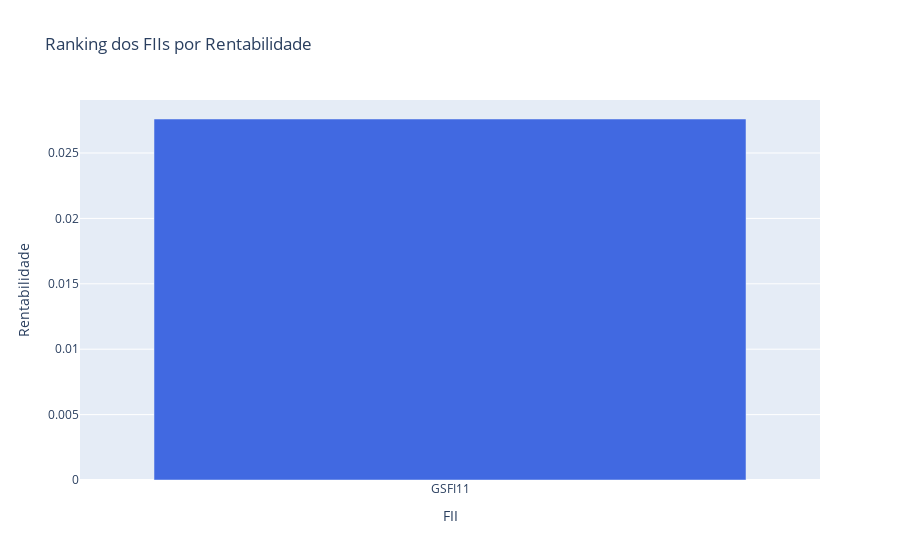

Notebook cell for this chart:
### Markdown cell above
#### Gráfico de barras - Ranking de FIIs pela rentabilidade

### Code cell
import plotly.graph_objects as go

# Ordena os FIIs por rentabilidade
df_top_rent = df_filtrado.nlargest(10, 'RENTABILIDADE')

fig = go.Figure(data=[
    go.Bar(
        x=df_top_rent['TICKER'],
        y=df_top_rent['RENTABILIDADE'],
        marker_color='royalblue'
    )
])

fig.update_layout(title_text='Ranking dos FIIs por Rentabilidade',
                  xaxis_title='FII',
                  yaxis_title='Rentabilidade')

fig.show()

### Figure 1 — Plotly figure (JSON) as saved in the notebook; plotly's stock layout.template omitted (floating-point values rounded to 4 significant figures)
{"data": [{"marker": {"color": "royalblue"}, "type": "bar", "x": ["GSFI11"], "y": [0.0276]}], "layout": {"title": {"text": "Ranking dos FIIs por Rentabilidade"}, "xaxis": {"title": {"text": "FII"}}, "yaxis": {"title": {"text": "Rentabilidade"}}}}
